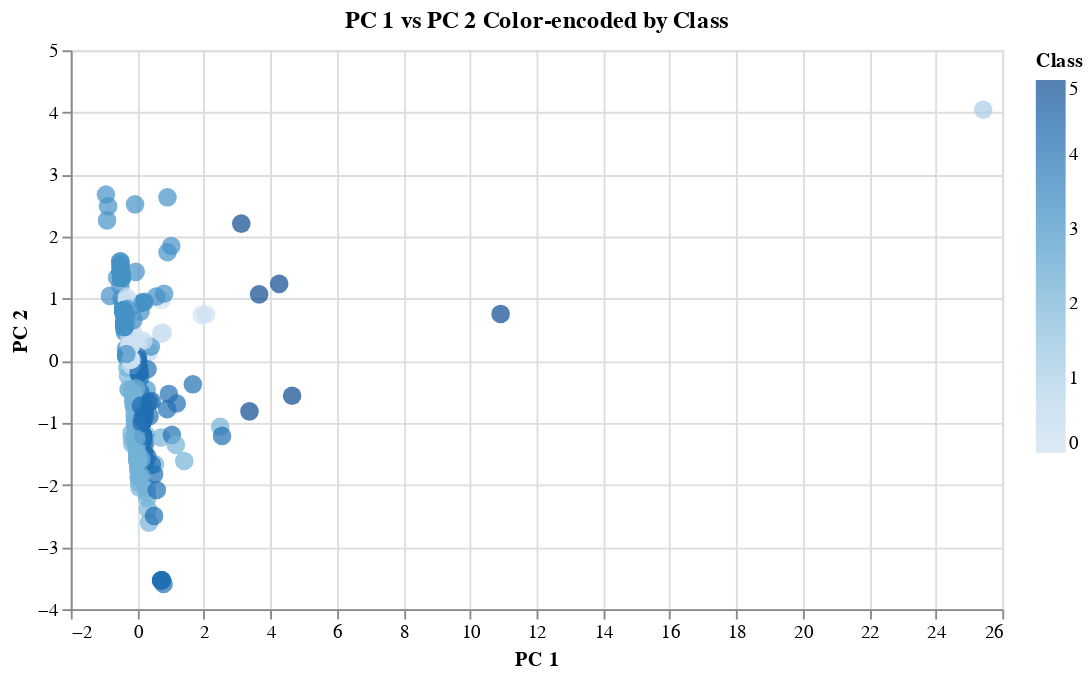

Here is the notebook cell this chart was saved with:
### Markdown cell above
### Visualizing Results

#### 3D-Scatter with Clusters

### Code cell
# Created a 2D-Scatter with the PCA data and the clusters
fig = alt.Chart(clustered_df).mark_circle(
    size=100
).encode(
    alt.X("PC 1", title="PC 1", scale=alt.Scale(zero=False)),
    alt.Y("PC 2", title="PC 2", scale=alt.Scale(zero=False)),
    color="Class",
    tooltip=["CoinName", "Algorithm", "TotalCoinsMined", "TotalCoinSupply"]
).properties(
    height=300,
    width=500,
    title="PC 1 vs PC 2 Color-encoded by Class").interactive()
fig

### Figure 1 — Vega-Lite specification as saved in the notebook (floating-point values rounded to 4 significant figures; data arrays with more than 128 entries replaced by an {"elided": "..."} marker saying what was removed)
{"config": {"view": {"continuousWidth": 400, "continuousHeight": 300}}, "data": {"name": "data-ca36bb2ea411c093f680756d6ed75ad9"}, "mark": {"type": "circle", "size": 100}, "encoding": {"color": {"type": "quantitative", "field": "Class"}, "tooltip": [{"type": "nominal", "field": "CoinName"}, {"type": "nominal", "field": "Algorithm"}, {"type": "quantitative", "field": "TotalCoinsMined"}, {"type": "nominal", "field": "TotalCoinSupply"}], "x": {"type": "quantitative", "field": "PC 1", "scale": {"zero": false}, "title": "PC 1"}, "y": {"type": "quantitative", "field": "PC 2", "scale": {"zero": false}, "title": "PC 2"}}, "height": 300, "selection": {"selector001": {"type": "interval", "bind": "scales", "encodings": ["x", "y"]}}, "title": "PC 1 vs PC 2 Color-encoded by Class", "width": 500, "$schema": "https://vega.github.io/schema/vega-lite/v4.8.1.json", "datasets": {"data-ca36bb2ea411c093f680756d6ed75ad9": {"elided": "532 records"}}}
